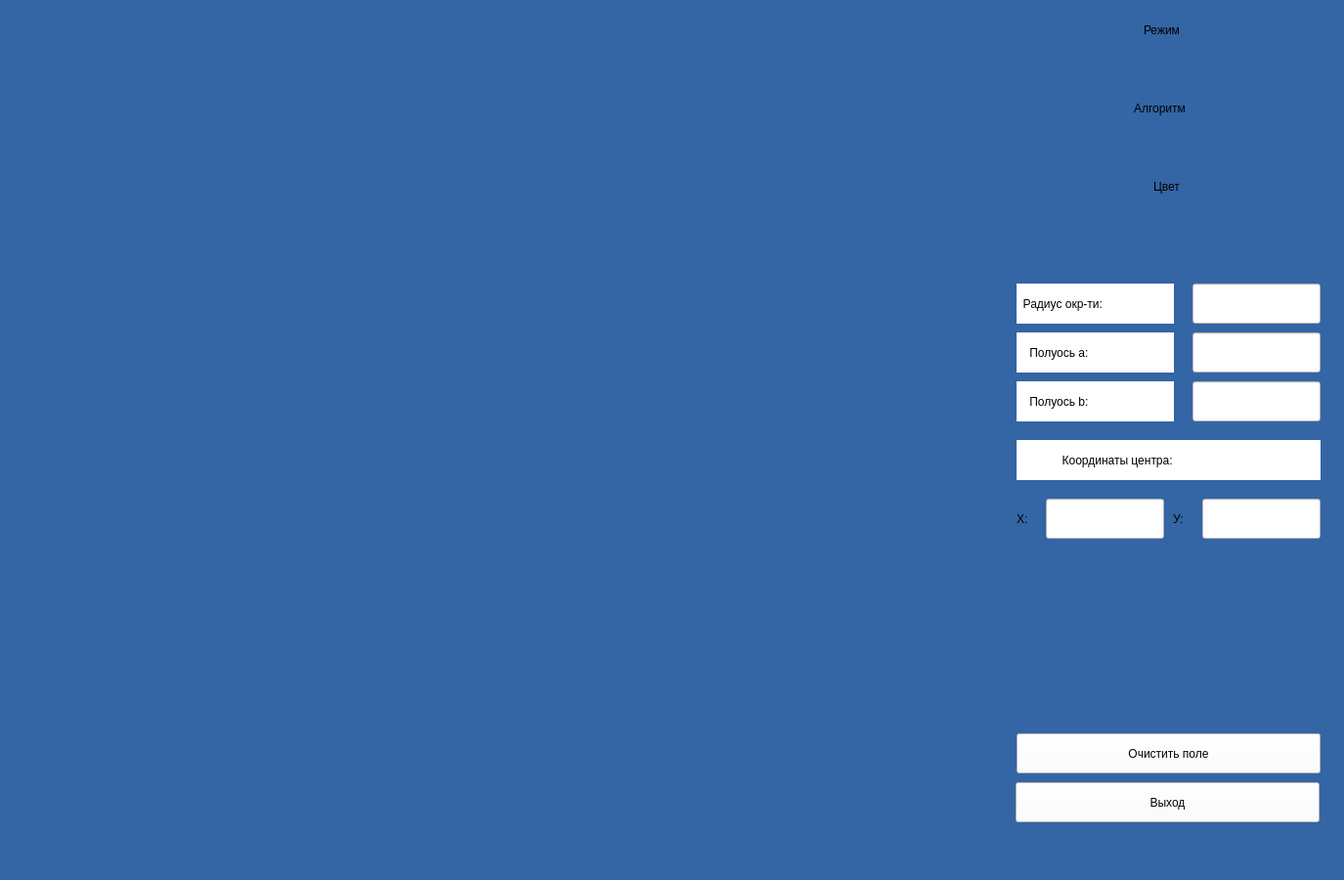
<?xml version="1.0" encoding="UTF-8"?>
<ui version="4.0">
 <class>MainWindow</class>
 <widget class="QMainWindow" name="MainWindow">
  <property name="geometry">
   <rect>
    <x>0</x>
    <y>0</y>
    <width>1375</width>
    <height>900</height>
   </rect>
  </property>
  <property name="windowTitle">
   <string>MainWindow</string>
  </property>
  <property name="styleSheet">
   <string notr="true">background-color: rgb(52, 101, 164);</string>
  </property>
  <widget class="QWidget" name="centralwidget">
   <widget class="QPushButton" name="exit_btn">
    <property name="geometry">
     <rect>
      <x>1039</x>
      <y>800</y>
      <width>311</width>
      <height>41</height>
     </rect>
    </property>
    <property name="styleSheet">
     <string notr="true">background-color: rgb(255, 255, 255);</string>
    </property>
    <property name="text">
     <string>Выход</string>
    </property>
   </widget>
   <widget class="QPushButton" name="clear_btn">
    <property name="geometry">
     <rect>
      <x>1040</x>
      <y>750</y>
      <width>311</width>
      <height>41</height>
     </rect>
    </property>
    <property name="styleSheet">
     <string notr="true">background-color: rgb(255, 255, 255);</string>
    </property>
    <property name="text">
     <string>Очистить поле</string>
    </property>
   </widget>
   <widget class="QLabel" name="label_4">
    <property name="geometry">
     <rect>
      <x>1040</x>
      <y>290</y>
      <width>161</width>
      <height>41</height>
     </rect>
    </property>
    <property name="styleSheet">
     <string notr="true">background-color: rgb(255, 255, 255);
color: rgb(0, 0, 0);</string>
    </property>
    <property name="text">
     <string>  Радиус окр-ти:</string>
    </property>
   </widget>
   <widget class="QLineEdit" name="r_lbl">
    <property name="geometry">
     <rect>
      <x>1220</x>
      <y>290</y>
      <width>131</width>
      <height>41</height>
     </rect>
    </property>
    <property name="styleSheet">
     <string notr="true">background-color: rgb(255, 255, 255);</string>
    </property>
   </widget>
   <widget class="QLabel" name="label_5">
    <property name="geometry">
     <rect>
      <x>1040</x>
      <y>340</y>
      <width>161</width>
      <height>41</height>
     </rect>
    </property>
    <property name="styleSheet">
     <string notr="true">background-color: rgb(255, 255, 255);
color: rgb(0, 0, 0);</string>
    </property>
    <property name="text">
     <string>    Полуось а:</string>
    </property>
   </widget>
   <widget class="QLineEdit" name="a_lbl">
    <property name="geometry">
     <rect>
      <x>1220</x>
      <y>340</y>
      <width>131</width>
      <height>41</height>
     </rect>
    </property>
    <property name="styleSheet">
     <string notr="true">background-color: rgb(255, 255, 255);</string>
    </property>
   </widget>
   <widget class="QLabel" name="label_6">
    <property name="geometry">
     <rect>
      <x>1040</x>
      <y>390</y>
      <width>161</width>
      <height>41</height>
     </rect>
    </property>
    <property name="styleSheet">
     <string notr="true">background-color: rgb(255, 255, 255);
color: rgb(0, 0, 0);</string>
    </property>
    <property name="text">
     <string>    Полуось b:</string>
    </property>
   </widget>
   <widget class="QLineEdit" name="b_lbl">
    <property name="geometry">
     <rect>
      <x>1220</x>
      <y>390</y>
      <width>131</width>
      <height>41</height>
     </rect>
    </property>
    <property name="styleSheet">
     <string notr="true">background-color: rgb(255, 255, 255);</string>
    </property>
   </widget>
   <widget class="QLabel" name="label">
    <property name="geometry">
     <rect>
      <x>1040</x>
      <y>450</y>
      <width>311</width>
      <height>41</height>
     </rect>
    </property>
    <property name="styleSheet">
     <string notr="true">background-color: rgb(255, 255, 255);
color: rgb(0, 0, 0);</string>
    </property>
    <property name="text">
     <string>              Координаты центра:</string>
    </property>
   </widget>
   <widget class="QLineEdit" name="xc_lbl">
    <property name="geometry">
     <rect>
      <x>1070</x>
      <y>510</y>
      <width>121</width>
      <height>41</height>
     </rect>
    </property>
    <property name="styleSheet">
     <string notr="true">background-color: rgb(255, 255, 255);</string>
    </property>
   </widget>
   <widget class="QLineEdit" name="yc_lbl">
    <property name="geometry">
     <rect>
      <x>1230</x>
      <y>510</y>
      <width>121</width>
      <height>41</height>
     </rect>
    </property>
    <property name="styleSheet">
     <string notr="true">background-color: rgb(255, 255, 255);</string>
    </property>
   </widget>
   <widget class="QLabel" name="label_3">
    <property name="geometry">
     <rect>
      <x>1200</x>
      <y>510</y>
      <width>21</width>
      <height>41</height>
     </rect>
    </property>
    <property name="text">
     <string>У:</string>
    </property>
   </widget>
   <widget class="QLabel" name="label_2">
    <property name="geometry">
     <rect>
      <x>1040</x>
      <y>510</y>
      <width>21</width>
      <height>41</height>
     </rect>
    </property>
    <property name="text">
     <string>Х:</string>
    </property>
   </widget>
   <widget class="QLabel" name="label_7">
    <property name="geometry">
     <rect>
      <x>1170</x>
      <y>20</y>
      <width>85</width>
      <height>22</height>
     </rect>
    </property>
    <property name="text">
     <string>Режим</string>
    </property>
   </widget>
   <widget class="QLabel" name="label_8">
    <property name="geometry">
     <rect>
      <x>1160</x>
      <y>100</y>
      <width>121</width>
      <height>22</height>
     </rect>
    </property>
    <property name="text">
     <string>Алгоритм</string>
    </property>
   </widget>
   <widget class="QLabel" name="label_9">
    <property name="geometry">
     <rect>
      <x>1180</x>
      <y>180</y>
      <width>51</width>
      <height>22</height>
     </rect>
    </property>
    <property name="text">
     <string>Цвет</string>
    </property>
   </widget>
  </widget>
  <widget class="QMenuBar" name="menubar">
   <property name="geometry">
    <rect>
     <x>0</x>
     <y>0</y>
     <width>1375</width>
     <height>27</height>
    </rect>
   </property>
  </widget>
  <widget class="QStatusBar" name="statusbar"/>
 </widget>
 <resources/>
 <connections/>
</ui>
